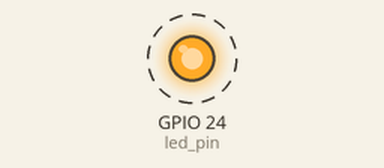
A program run on a simulated Raspberry Pi (BCM pin numbers). Parts: output pins drawn as LEDs (lit = HIGH). Dashed ring = blinking. What the program prints to the terminal is not drawn.

Above: at 0.1 s.
Timing chart, 0 to 3.0 s (numbered marks = the images above):
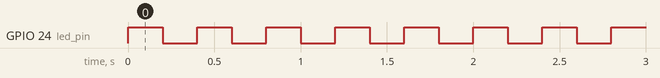

Measured:
- by itself, GPIO 24 (led_pin): alternates HIGH for 0.20 s and LOW for 0.20 s

The program:

flash_light.py
```python
#!/usr/bin/python
# -*- coding:utf-8 -*-

import RPi.GPIO as GPIO
import time

led_pin = 24

GPIO.setwarnings(False)
GPIO.setmode(GPIO.BCM)
GPIO.setup(led_pin, GPIO.OUT)

print "linker led pin 24 (BCM GPIO)"

while True:
	GPIO.output(led_pin, True)
	time.sleep(0.2)
	GPIO.output(led_pin, False)
	time.sleep(0.2)
```
